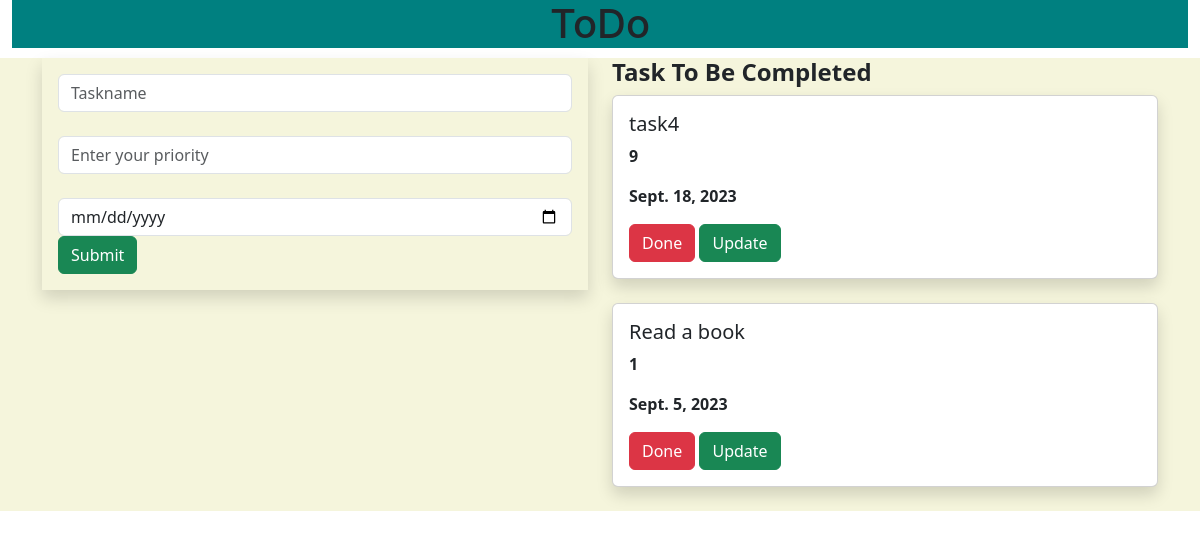
Before: / with the older database file.
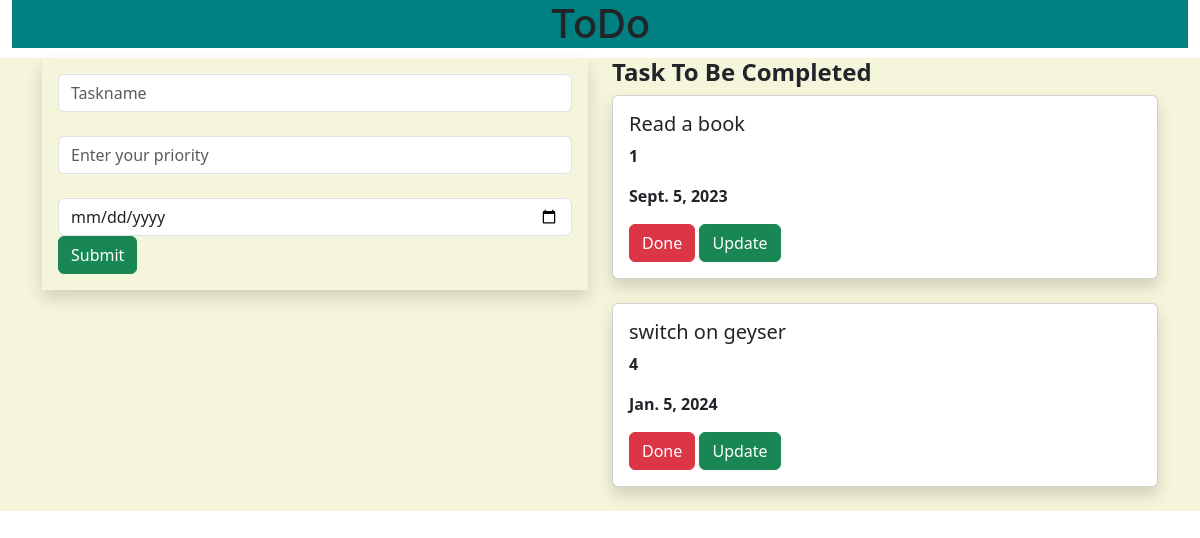
After: the same page with the newer database file.
### todoapp/models.py (models this page shows, shortened)
class Task(models.Model):
    name=models.CharField(max_length=250)
    priority=models.IntegerField(max_length=10)
    date=models.DateField()

### todoapp/views.py (the view)
# urls.py: path('',views.demo,name='demo'),
def demo(request):
    task1 = Task.objects.all()
    if request.method=='POST':
        name=request.POST.get('task','')
        priority=request.POST.get('priority','')
        date=request.POST.get('date','')
        task=Task(name=name,priority=priority,date=date)
        task.save()
    return render(request,'index.html',{'task1':task1})

### templates/index.html (shortened to what this page needs)
{% extends 'base.html' %}
{% block content %}
<div class="container-fluid">
    <div class="row">
       <div class="col-md-12">
           <div class="banner">
               <div class="banner-text">
                   <h1>ToDo</h1>
               </div>
           </div>
       </div>
    </div>
</div>
<div class="main">
 <div class="container">
    <div class="row">
      <div class="col-md-6">
         <form method="POST" class="p-3 shadow">
            <div class="form-group">
             <input type="text"  class="form-control" name="task" placeholder="Taskname">
             </div> <br>
            <div class="form-group">
            <input type="text"  class="form-control" name="priority" placeholder="Enter your priority">
            </div> <br>
            <div class="form-group">
            <input type="date"  class="form-control" name="date">
            </div>
             <input type="submit" class="btn btn-success">
       </form>
      </div>
        <div class="col-md-6">
            <h4><b>Task To Be Completed</b></h4>
            {% for i in task1 %}
            <div class=" shadow card">
                <div class="card-body">
                    <h5 class="card-title">{{i.name}}</h5>
                    <p><b>{{i.priority}}</b></p>
                    <p><b>{{i.date}}</b></p>
                    <a class="btn btn-danger" href="{% url 'delete' i.id %}">Done</a>
                     <a class="btn btn-success" href="{% url 'update' i.id %}">Update</a>
                 </div>
            </div>
            <br>
            {% endfor %}
       </div>
    </div>
 </div>
    </div>
{% endblock %}

### templates/base.html (shortened to what this page needs)
{% load static %}
<!DOCTYPE html>
<html lang="en">
<head>
    <link href="https://cdn.jsdelivr.net/npm/bootstrap@5.3.1/dist/css/bootstrap.min.css" rel="stylesheet">
    <link rel="stylesheet" href="{% static 'style.css' %}">
<body>
{% block content %}
{% endblock %}
</body>
</html>

### static/style.css (style rules this page uses)
.banner { background-color: teal; width:100%; margin-bottom: 10px; }
.banner-text { font-family: BlinkMacSystemFont; top: 50%; text-align: center; }
.main { background-color: beige; }

Changed rows visible on the page:
removed Task: name "task4", priority "9", date "Sept. 18, 2023"
added Task: name "switch on geyser", priority "4", date "Jan. 5, 2024"
